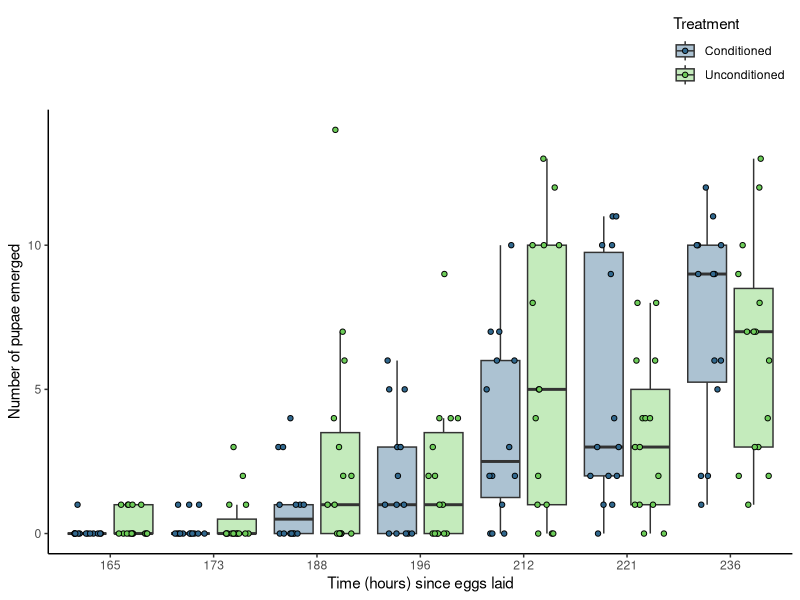

The R script that drew this image:
## Packages
library(tidyverse)
library(ggplot2)
library(readxl)
library(viridis)


## Choosing colours from viridis to use: 
viridis_colors <- viridis(10)

################################################ PUPAE ANALYSIS ####


## Reading pupae data in
pupae_fitness <- read_excel("data/fitness_development/MFE_pupae.xlsx")




## Boxplot ##
pupae_boxplot_2 <- ggplot(pupae_fitness, aes(x = time_hours, y = pupae, fill = treatment)) +
  geom_boxplot(outliers = FALSE, alpha =.4, position = position_dodge (width = 20)) + #width =10 ) +
  geom_point(aes(fill = treatment),
             size = 1.5, shape = 21,
             position = position_jitterdodge(jitter.width = 6, dodge.width = 20)) +
  scale_fill_manual(values = viridis_colors[c(4,8)], labels =  c("Conditioned", "Unconditioned")) +
  scale_x_continuous(breaks = unique(pupae_fitness$time_hours), labels = unique(pupae_fitness$time_hours)) +
  theme_classic() +
  theme(legend.position = "top",
        legend.justification = "right",
        legend.direction = "vertical",
        strip.placement = "outside", 
        strip.background = element_blank(),  
        strip.text = element_blank())+
  labs(x = "Time (hours) since eggs laid", 
       y = "Number of pupae emerged",
       fill = "Treatment") +
  facet_grid(~time_hours, scales = "free_x")

## Boxplot ##
pupae_boxplot_2 <- ggplot(pupae_fitness, aes(x = factor(time_hours), y = pupae, fill = treatment)) +
  geom_boxplot(outlier.shape = NA, alpha = .4, position = position_dodge(width = 0.9)) +
  geom_point(aes(fill = treatment),
             size = 1.5, shape = 21,
             position = position_jitterdodge(jitter.width = 0.3, dodge.width = 0.9)) +
  scale_fill_manual(values = viridis_colors[c(4, 8)], labels = c("Conditioned", "Unconditioned")) +
  scale_x_discrete(labels = unique(pupae_fitness$time_hours)) +
  theme_classic() +
  theme(legend.position = "top",
        legend.justification = "right",
        legend.direction = "vertical",
        strip.placement = "outside", 
        strip.background = element_blank(),  
        strip.text = element_blank()) +
  labs(x = "Time (hours) since eggs laid", 
       y = "Number of pupae emerged",
       fill = "Treatment")

pupae_boxplot_2


pupae_fitness <- as.data.frame(pupae_fitness)

total_pupae <- pupae_fitness %>% 
  group_by(treatment) %>% 
  summarise(total_pupae = sum(pupae, na.rm = TRUE))


total_pupae <- as.data.frame(total_pupae)
